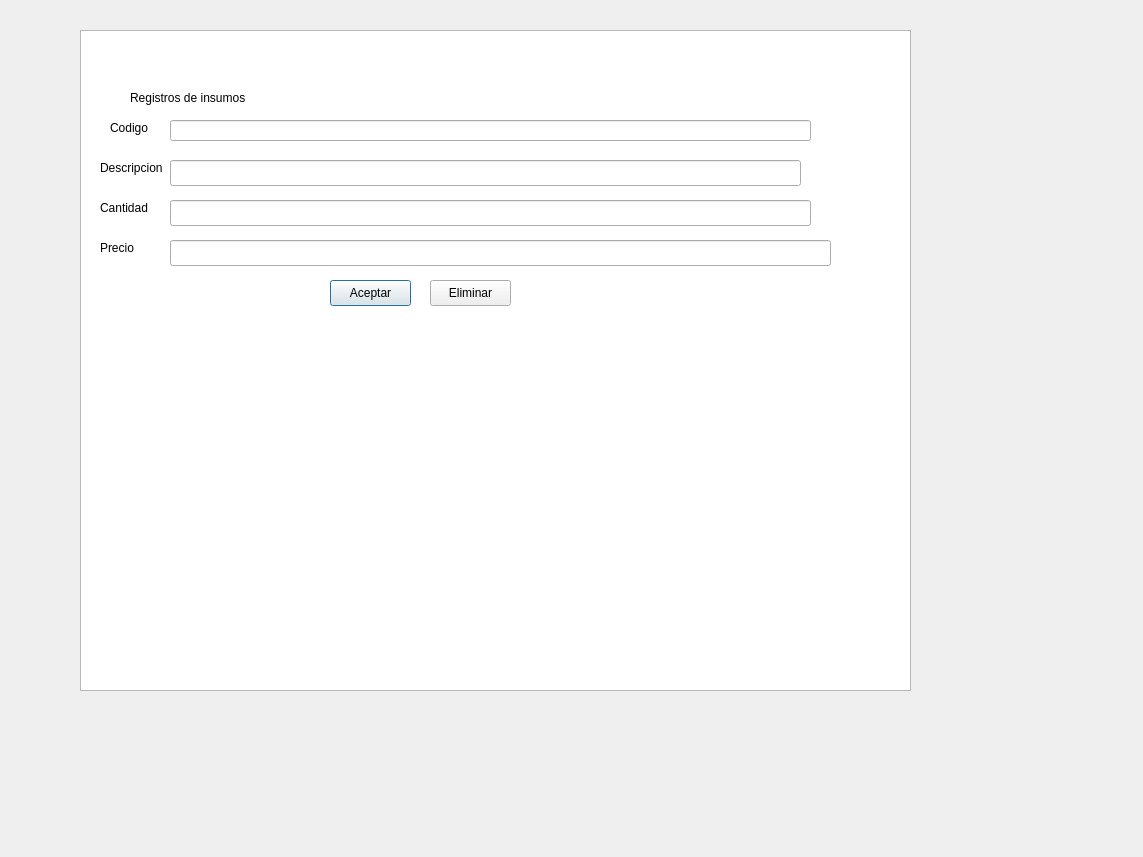
<?xml version="1.0" encoding="UTF-8"?>
<ui version="4.0">
 <class>Dialog</class>
 <widget class="QDialog" name="Dialog">
  <property name="geometry">
   <rect>
    <x>0</x>
    <y>0</y>
    <width>1143</width>
    <height>857</height>
   </rect>
  </property>
  <property name="windowTitle">
   <string>Dialog</string>
  </property>
  <widget class="QListView" name="listView">
   <property name="geometry">
    <rect>
     <x>80</x>
     <y>30</y>
     <width>831</width>
     <height>661</height>
    </rect>
   </property>
  </widget>
  <widget class="QLineEdit" name="lineEdit">
   <property name="geometry">
    <rect>
     <x>170</x>
     <y>120</y>
     <width>641</width>
     <height>21</height>
    </rect>
   </property>
  </widget>
  <widget class="QLineEdit" name="lineEdit_2">
   <property name="geometry">
    <rect>
     <x>170</x>
     <y>160</y>
     <width>631</width>
     <height>26</height>
    </rect>
   </property>
  </widget>
  <widget class="QLineEdit" name="lineEdit_3">
   <property name="geometry">
    <rect>
     <x>170</x>
     <y>200</y>
     <width>641</width>
     <height>26</height>
    </rect>
   </property>
  </widget>
  <widget class="QLineEdit" name="lineEdit_4">
   <property name="geometry">
    <rect>
     <x>170</x>
     <y>240</y>
     <width>661</width>
     <height>26</height>
    </rect>
   </property>
  </widget>
  <widget class="QPushButton" name="pushButton">
   <property name="geometry">
    <rect>
     <x>330</x>
     <y>280</y>
     <width>81</width>
     <height>26</height>
    </rect>
   </property>
   <property name="text">
    <string>Aceptar</string>
   </property>
  </widget>
  <widget class="QPushButton" name="pushButton_2">
   <property name="geometry">
    <rect>
     <x>430</x>
     <y>280</y>
     <width>81</width>
     <height>26</height>
    </rect>
   </property>
   <property name="text">
    <string>Eliminar</string>
   </property>
  </widget>
  <widget class="QLabel" name="label">
   <property name="geometry">
    <rect>
     <x>110</x>
     <y>120</y>
     <width>49</width>
     <height>16</height>
    </rect>
   </property>
   <property name="text">
    <string>Codigo</string>
   </property>
  </widget>
  <widget class="QLabel" name="label_2">
   <property name="geometry">
    <rect>
     <x>100</x>
     <y>160</y>
     <width>71</width>
     <height>16</height>
    </rect>
   </property>
   <property name="text">
    <string>Descripcion</string>
   </property>
  </widget>
  <widget class="QLabel" name="label_3">
   <property name="geometry">
    <rect>
     <x>100</x>
     <y>200</y>
     <width>49</width>
     <height>16</height>
    </rect>
   </property>
   <property name="text">
    <string>Cantidad</string>
   </property>
  </widget>
  <widget class="QLabel" name="label_4">
   <property name="geometry">
    <rect>
     <x>100</x>
     <y>240</y>
     <width>49</width>
     <height>16</height>
    </rect>
   </property>
   <property name="text">
    <string>Precio</string>
   </property>
  </widget>
  <widget class="QLabel" name="label_5">
   <property name="geometry">
    <rect>
     <x>130</x>
     <y>90</y>
     <width>131</width>
     <height>16</height>
    </rect>
   </property>
   <property name="text">
    <string>Registros de insumos </string>
   </property>
  </widget>
 </widget>
 <resources/>
 <connections/>
</ui>
